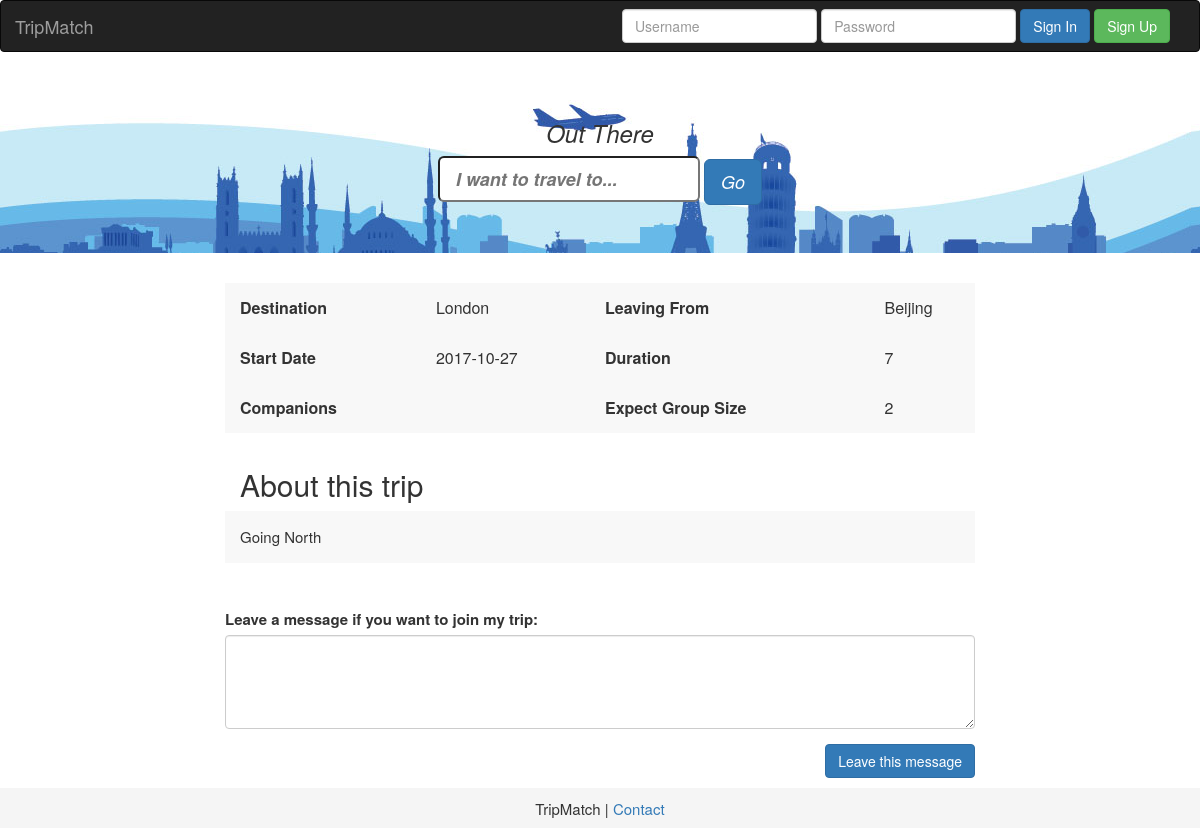
The app's page /trip_detail/2, older data.
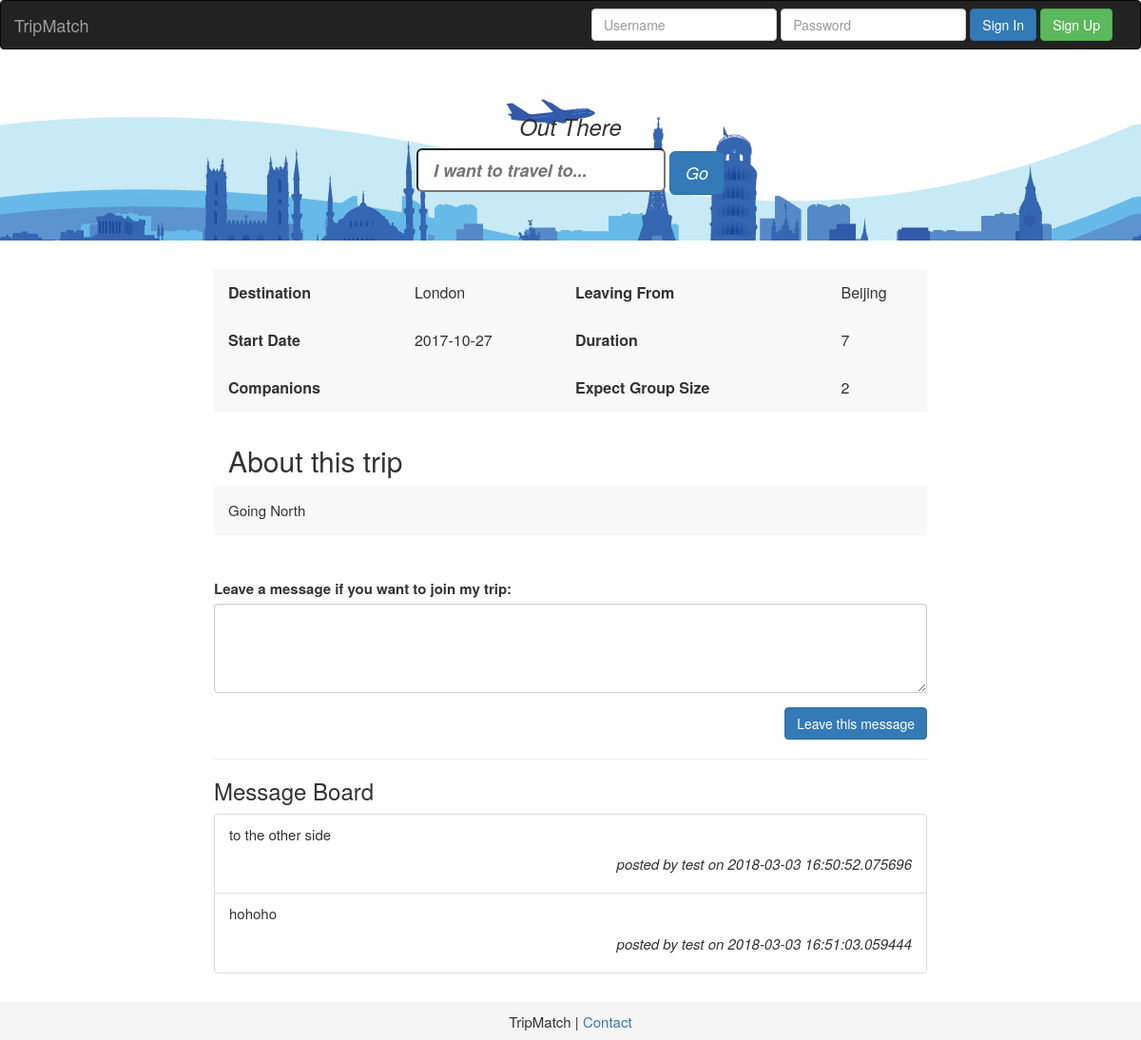
The same page, newer data.
### tripmatch/model/tripmatch_model.py (models this page shows, shortened)
class Destinations(Base):
    __tablename__ = 'destinations'
    id = Column(Integer, primary_key=True)
    destination = Column(String, nullable=False)
    trip_details = relationship('TripDetails', back_populates='destinations')

class TripDetails(Base):
    __tablename__ = 'trip_details'
    id = Column(Integer, primary_key=True)
    user_id = Column(Integer, ForeignKey('users.id'))
    destination_id = Column(Integer, ForeignKey('destinations.id'))
    duration = Column(String, nullable=True)
    date_start = Column(String, nullable=False)
    companions = Column(Integer, nullable=False)
    city_takeoff = Column(String, nullable=True)
    expected_group_size = Column(Integer, nullable=True)
    notes = Column(String, nullable=True)
    date_create = Column(String, nullable=False)
    contact = Column(String, nullable=True)
    img_name = Column(String, nullable=True)
    users = relationship('Users', back_populates='trip_details')
    destinations = relationship('Destinations', back_populates='trip_details')
    waitinglist = relationship('Waitinglist', back_populates='trip_details')

class Waitinglist(Base):
    __tablename__ = 'waitinglist'
    id = Column(Integer, primary_key=True)
    user_id = Column(Integer, ForeignKey('users.id'))
    trip_id = Column(Integer, ForeignKey('trip_details.id'))
    text = Column(String, nullable=False)
    post_date = Column(String, nullable=False)
    users = relationship('Users', back_populates="waitinglist")
    trip_details = relationship('TripDetails', back_populates="waitinglist")

class Users(Base):
    __tablename__ = 'users'
    id = Column(Integer, primary_key=True)
    username = Column(String, nullable=False)
    email = Column(String, nullable=False)
    password = Column(String, nullable=False)
    trip_details = relationship('TripDetails', back_populates='users')
    waitinglist = relationship('Waitinglist', back_populates='users')
    user_dest_association_tbl = Table('usr_dest_as_tbl', Base.metadata,
                                      Column('user_id', Integer, ForeignKey('users.id')),
                                      Column('destination_id', Integer, ForeignKey('destinations.id'))
                                      )

### tripmatch/trip_server.py (the view, shortened to what this page needs)
@app.route('/trip_detail/<int:trip_id>', methods=['GET', 'POST'])
def display_trip(trip_id):
    db_session = Session()
    trip = db_session.query(TripDetails).filter_by(id=trip_id).one()
    waitinglist = db_session.query(
        Waitinglist).filter_by(trip_id=trip_id).all()
    return render_template('trip_details.html', trip=trip, waitinglist=waitinglist)

### tripmatch/trip_server.py (called while the page is built)
@app.context_processor
def utility_processor():
    def calc_date_end(start_date, duration):
        return (datetime.strptime(start_date, '%Y-%m-%d') + timedelta(int(duration))).strftime('%Y-%m-%d')
    return dict(calc_date_end=calc_date_end)

### tripmatch/templates/trip_details.html (shortened to what this page needs)
{% extends "layout.html" %} {% block title %}Trip Details{% endblock %} {% block body %}
<div class="container">
  <div class="row">
    <div class="col-md-8 col-md-offset-2">
      <table class="trip-detail-table">
        <tr>
          <td class="td-left">Destination</td>
          <td>{{ trip.destinations.destination }}</td>
          <td class="td-left">Leaving From</td>
          <td>{{ trip.city_takeoff }}</td>
        </tr>
        <tr>
          <td class="td-left">Start Date</td>
          <td>{{ trip.date_start }}</td>
          <td class="td-left">Duration</td>
          <td>{{ trip.duration }}</td>
        </tr>
        <tr>
          <td class="td-left">Companions</td>
          <td>{{ trip.companios }}</td>
          <td class="td-left">Expect Group Size</td>
          <td>{{ trip.expected_group_size }}</td>
        </tr>
      </table>
    </div>
    <div class="col-md-8 col-md-offset-2" style="padding: 15px; margin-bottom: 20px;">
        <h2 style="padding-left: 15px;">About this trip</h2>
        <p style="background-color: #f8f8f8; padding: 15px;" >{{ trip.notes }}</p>
    </div>
    <div class="col-md-8 col-md-offset-2 join-trip">
      <form method="post">
        <div class="form-group">
          <label for="leave-a-message-textarea">Leave a message if you want to join my trip:</label>
          <textarea class="form-control" rows="4" id="leave-a-message-textarea" name="leave-a-message-textarea"></textarea>
        </div>
        <button type="submit" class="btn btn-primary pull-right">Leave this message</button>
      </form>
    </div>
    {% if waitinglist %}
    <div class="waitinglist col-md-8 col-md-offset-2">
    <hr style="width: 100%; size: 5px;">
    <h3>Message Board</h3>
      <ul class="list-unstyled list-group">
        {% for post in waitinglist %}
          <li class="list-group-item">
            <div class="comment">
              <p>{{ post.text }}</p>
              <p style="text-align: right"><i>posted by {{ post.users.username }} on {{ post.post_date }}</i></p>
            </div>
          </li>
        {% endfor %}
      </ul>
    </div>
    {% endif %}
  </div>
</div>
{% endblock %}

### tripmatch/templates/layout.html (shortened to what this page needs)
<!DOCTYPE html>
<html lang="zh-CN">
<head>
    <link rel="stylesheet" href="{{url_for('static', filename='css/bootstrap3/css/bootstrap.css')}}">
    <link rel="stylesheet" href="{{url_for('static', filename='css/style.css')}}">
</head>
<body>
    <div id="wrapper">
        {% if login_status %}
        {% include "nav_loggedin.html" %}
        {% else %}
        {% include "nav.html" %}
        {% endif %}
        {% include "jumbotron.html" %}
        {% block body scoped %}{% endblock %}
    </div>
    {% include "footer.html" %}
</body>
</html>

### tripmatch/templates/nav.html
{% block nav %}
<nav class="navbar navbar-inverse">
    <div class="container">
        <div class="row">
            <div class="navbar-header">
            <a class="navbar-brand" href="/">TripMatch</a>
            </div>
            <div id="navbar" class="navbar-collapse">
            <form action="{{url_for('login')}}" class="navbar-form navbar-right" method="post">
            <div class="form-group">
            <input type="text" name="username" placeholder="Username" class="form-control">
            </div>
            <div class="form-group">
            <input type="password" name="password" placeholder="Password" class="form-control">
            </div>
            <button type="submit" class="btn btn-primary">Sign In</button>
            <a href="{{url_for('register')}}" class="btn btn-success">Sign Up</a>
            </form>
            </div>
        </div>
    </div>
</nav>
{% endblock %}

### tripmatch/templates/jumbotron.html (shortened to what this page needs)
{% block jumbotron %}
<div class="jumbotron">
    <div class="container text-center jumbo-text">
        <div class="row">
            <div class="jumbo-text-right">
                <h3>Out There</h3>
                <form method="get" action="/search" class="form-inline">
                    <input class='input-lg' type="text" id="jumbosearch" name="jumbosearch" placeholder="I want to travel to...">
                    <button type="submit" class="btn btn-lg btn-primary">Go</button>
                </form>
            </div>
        </div>
    </div>
</div>
{% endblock %}

### tripmatch/templates/footer.html
{% block footer %}
<footer class="footer">
  <div style="text-align:center">
      <p>TripMatch | <a href="mailto:caveman2015@qq.com">Contact</a>
  </div>
</footer>
{% endblock%}

### tripmatch/static/css/style.css (style rules this page uses)
#wrapper { min-height: 100%; height: auto !important; margin-bottom: -40px; }
#wrapper:after { content: ""; display: block; height: 50px; }
.navbar { margin-bottom: 0px; }
.footer { position: relative; bottom: 0; padding-top: 10px; width: 100%; height: 40px; background-color: #f5f5f5; }
.jumbotron { background-image: url('/static/banner/banner.jpg'); width: 100%; max-height: 270px; }
.jumbo-text { width:fit-content; max-width: 100%; }
.jumbo-text-right { font-style: italic; font-weight: bold; float:left; }
.trip-detail-table { background: #f8f8f8; width:100%; height: 150px; text-align: left; font-size: 16px; }
.td-left { padding-left: 15px; font-weight: bold; font-size: 16px; }

Row changes from the older to the newer data that the page shows:
added Waitinglist: text "to the other side", users.username "test", post_date "2018-03-03 16:50:52.075696"
added Waitinglist: text "hohoho", users.username "test", post_date "2018-03-03 16:51:03.059444"
Text that changed along with them:
text now shown: "Message Board"
